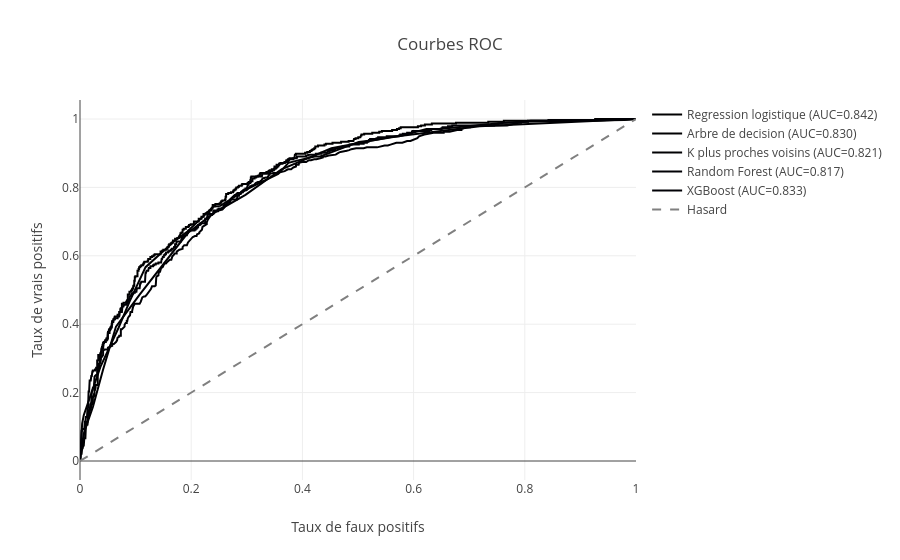

Here is the notebook cell this chart was saved with:
### Code cell
eval_mod.roc_overlay_figure(models_proba, y_test)

### Figure 1 — Plotly figure (JSON) as saved in the notebook; plotly's stock layout.template omitted (floating-point values rounded to 4 significant figures; data arrays with more than 128 entries replaced by an {"elided": "..."} marker saying what was removed)
{"data": [{"mode": "lines", "name": "Regression logistique (AUC=0.842)", "type": "scatter", "x": {"elided": "400 float values"}, "y": {"elided": "400 float values"}}, {"mode": "lines", "name": "Arbre de decision (AUC=0.830)", "type": "scatter", "x": [0.0, 0.003865, 0.006763, 0.03671, 0.06957, 0.08889, 0.1179, 0.1488, 0.1691, 0.1932, 0.2396, 0.2522, 0.3024, 0.3565, 0.3749, 0.3942, 0.4222, 0.4319, 0.5014, 0.5304, 0.5797, 0.6232, 0.6454, 0.7633, 0.7923, 0.9787, 1.0], "y": [0.0, 0.1096, 0.1337, 0.2754, 0.3904, 0.4652, 0.5668, 0.6123, 0.6417, 0.6711, 0.7433, 0.746, 0.7968, 0.8396, 0.8717, 0.8797, 0.8904, 0.8904, 0.9332, 0.9385, 0.9519, 0.9706, 0.9706, 0.9893, 0.992, 0.9973, 1.0]}, {"mode": "lines", "name": "K plus proches voisins (AUC=0.821)", "type": "scatter", "x": [0.0, 0.0, 0.0009662, 0.007729, 0.02319, 0.04155, 0.06473, 0.1072, 0.1449, 0.1932, 0.2406, 0.2976, 0.3623, 0.4522, 0.5565, 0.7188, 1.0], "y": [0.0, 0.005348, 0.02674, 0.08556, 0.1578, 0.2674, 0.393, 0.4866, 0.5642, 0.6658, 0.7246, 0.7781, 0.8529, 0.9144, 0.9465, 0.9786, 1.0]}, {"mode": "lines", "name": "Random Forest (AUC=0.817)", "type": "scatter", "x": {"elided": "288 float values"}, "y": {"elided": "288 float values"}}, {"mode": "lines", "name": "XGBoost (AUC=0.833)", "type": "scatter", "x": {"elided": "394 float values"}, "y": {"elided": "394 float values"}}, {"line": {"color": "gray", "dash": "dash"}, "mode": "lines", "name": "Hasard", "type": "scatter", "x": [0, 1], "y": [0, 1]}], "layout": {"title": {"text": "Courbes ROC"}, "xaxis": {"title": {"text": "Taux de faux positifs"}}, "yaxis": {"title": {"text": "Taux de vrais positifs"}}}}
